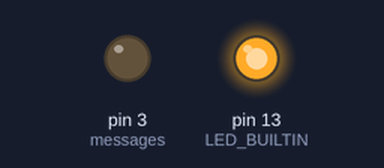
Recording of a program running on a simulated Arduino Nano, built with avr-gcc and run on an emulated ATmega328P. On the bench: output pins drawn as LEDs (lit = HIGH).

Above: at 0.1 s.
At 0.8 s:
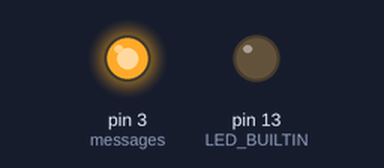
At 1.3 s:
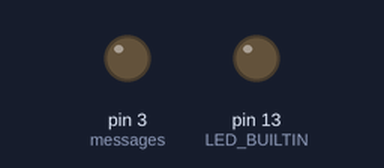
Timing chart, 0 to 2.8 s (numbered marks = the images above):
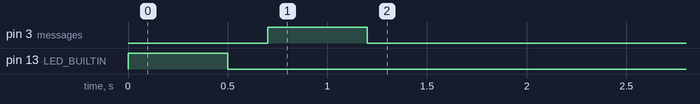

The program:

main.cpp
```cpp
#include <Arduino.h>

int MINUTES_BETWEEN_MESSAGES = 20;
int MESSAGES_TO_RUN = 1;

int MESSAGE_1 = 3;
int MESSAGE_2 = 5;
int MESSAGE_3 = 7;
int MESSAGE_4 = 9;

#define NUMBER_OF_MESSAGES 4
int messages[NUMBER_OF_MESSAGES] = {MESSAGE_1, MESSAGE_2, MESSAGE_3, MESSAGE_4};

void setup() {
  for (int i = 0; i < MESSAGES_TO_RUN; i++) {
    pinMode(messages[i], OUTPUT);
  }
  pinMode(LED_BUILTIN, OUTPUT);
}

void flash() {
    digitalWrite(LED_BUILTIN, HIGH);
    delay(500);
    digitalWrite(LED_BUILTIN, LOW);
    delay(200);
}

void trigger(int message, int flashes) {
  for (int i = 0; i < flashes; i++) {
    flash();
  }
  digitalWrite(message, HIGH);
  delay(500);
  digitalWrite(message, LOW);
}

void wait(int minutes) {
  delay(minutes * 60000);
}

void loop() {
  for (int i = 0; i < MESSAGES_TO_RUN; i++) {
    trigger(messages[i], i + 1);
    wait(MINUTES_BETWEEN_MESSAGES);
  }
}
```

Measured:
- by itself, pin 3 (messages): LOW → HIGH at 0.70 s, → LOW 0.50 s later
- by itself, pin 13 (LED_BUILTIN): LOW → HIGH at 0.00 s, → LOW 0.50 s later
